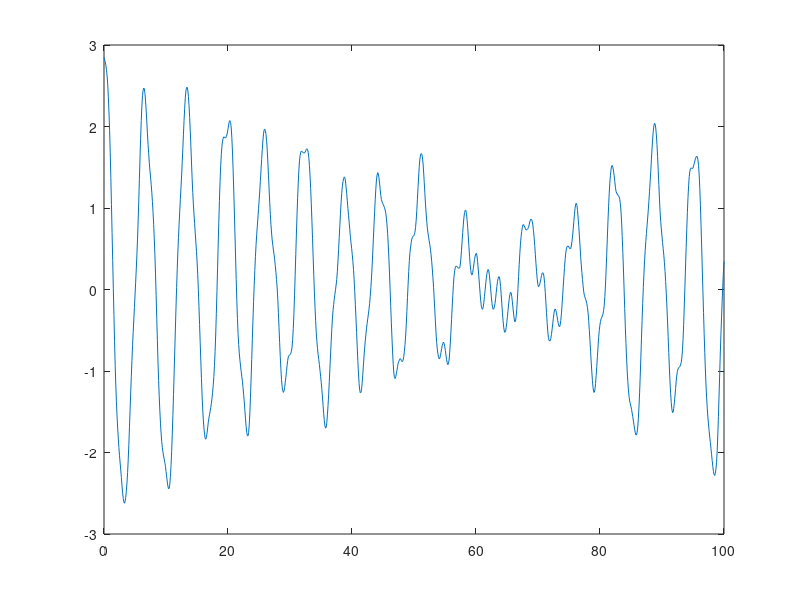

The MATLAB script that drew this image:
% this script computes steady-state solution of linear oscillator subject
% to random excitation

function linear_oscillator_random_noise
clear;
close all;
clc;
global A_g tspan_g zeta_g wn_g omega_g phi_g distlag

tspan_g=linspace(0,100,1000);
wn_g=1;
zeta_g=0.05;
distlag=0;
omega_g=3.5;
phi_g=0;

A_g=5*rand(size(tspan_g));

phi=atan(2*zeta_g*omega_g*wn_g/(wn_g^2-omega_g^2));
x0=A_g(1)*cos(omega_g*tspan_g(1)-phi);
xd0=-A_g(1)*omega_g*sin(omega_g*tspan_g(1)-phi);
xv0=[x0,xd0];
[t,x]=ode45(@randdx,tspan_g,xv0);

figure(1)
plot(t,x(:,1))

end
% 
% function [t,x,A] = randamp(tspan,wn,zeta,distlag,omega)
%     % distlag = 0 for uniform and 1 for Gaussian distribution
%     global A_g tspan_g zeta_g wn_g omega_g phi_g
%     % these global parameters are needed by ODE definition
%     if nargin<1 tspan=linspace(0,30,1000); end % from 0-30 with 1000 steps
%     if nargin<2 wn=1; end
%     if nargin<3 zeta=0.05; end
%     if nargin<4 distlag=0; end
%     if nargin<5 omega=3.5; end
%     
%     % assign global values
%     tspan_g=tspan; 
%     zeta_g=zeta;
%     wn_g=wn; 
%     omega_g=omega; 
%     phi_g=0; % zero phase angle
% 
% %     m=max(size(tspan));
% %     if m<1000
% %         tspan=linspace(t(1),t(m),1000);
% %     end
% 
%     switch distlag
%         case 0
%             A=5*rand(size(tspan)); % A now has a range from 0 to 5.
%         case 1
%             A=2.5+randn(size(tspan)); % One standard deviation will span [1.5,3.5].
%             A=A.*sign(A); % Multiplying A by the signum function of itself.
%         otherwise
%             error('Distribution lag must be zero or one.');
%     end
%     A_g=A;
%     
%     % next: define initial condition to remove transients
%     phi=atan(2*zeta*omega*wn/(wn^2-omega^2));
%     x0=A(1)*cos(omega*tspan(1)-phi);
%     xd0=-A(1)*omega*sin(omega*tspan(1)-phi);
%     xv0=[x0,xd0];
% 
%     
% 
%     [t,x]=ode45('randdx',tspan,xv0);
% 
% 
% end
% 
% 

function dx = randdx(t,x)
    global A_g tspan_g zeta_g wn_g omega_g phi_g
    At=interp1(tspan_g,A_g,t);
    dx = [x(2); At*cos(omega_g*t-phi_g)-(2*zeta_g*wn_g*x(2)+wn_g^2*x(1))];
%     dx(1,1)=x(2,1);
%     dx(2,1)=At*cos(omega*t-phi)-(2*zeta*wn*x(2,1)+wn^2*x(1,1));
end


